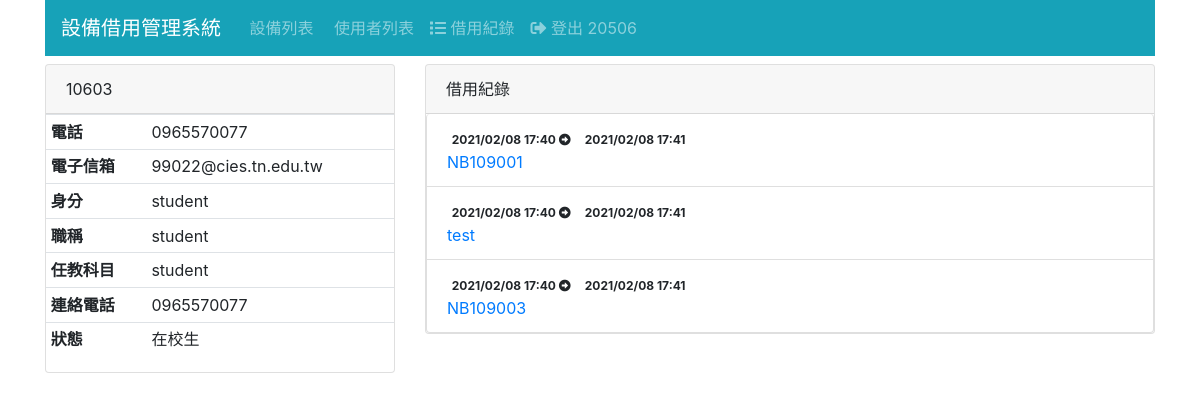
The app's page /borrower/4/ (signed in) with its own data.
### borrower/models.py (models this page shows, shortened)
class Borrower(Model):
    realname = CharField('姓名', max_length=32)
    identify = CharField('身分', max_length=255)
    email = EmailField('電子信箱')
    work = CharField('職稱', max_length=255)
    subject = CharField('任教科目', max_length=255)
    tel=CharField('連絡電話',max_length=10)
    state= CharField('狀態', max_length=3)

### log/models.py (models this page shows, shortened)
class Log(Model):
    borrower = ForeignKey(Borrower, CASCADE)
    equip = ForeignKey(Equip, CASCADE)
    checkout = DateTimeField('借用時間', auto_now_add=True)
    returned = DateTimeField('歸還時間', null=True)    # 以 null 代表尚未歸還

### equip/models.py (models this page shows, shortened)
class Equip(Model):
    SerialNumber = CharField('設備編號', max_length=255)
    pattern = CharField('型號', max_length=255)
    PropertyNumber = CharField('財產編號', max_length=255)
    comment = CharField('備註',max_length=255)

### borrower/views.py (the view)
# urls.py: path('<int:pk>/', BorrowerView.as_view(), name='borrower_view'),
class BorrowerView(LoginRequiredMixin, DetailView):   # 檢視讀者
    model = Borrower
    def get_context_data(self, **kwargs):
        ctx = super().get_context_data(**kwargs)
        ctx['log_list'] = Log.objects.filter(
            borrower=self.object
        ).order_by('-id').select_related('equip')
        return ctx

### templates/borrower/borrower_detail.html
{% extends "base.html" %}
{% block content %}
<div id="borrower-detail">
  <div class="row">
    <div class="col-md-4">
      <div class="card">
        <div class="card-header">
          {{ borrower.realname }}
        </div>
        <table class="table table-sm">
          <tr>
            <th>電話</th>
            <td>{{ borrower.tel }}</td>
          </tr>
          <tr>
            <th>電子信箱</th>
            <td>{{ borrower.email }}</td>
          </tr>
          <tr>
            <th>身分</th>
            <td>{{ borrower.identify }}</td>
          </tr>
          <tr>
            <th>職稱</th>
            <td>{{ borrower.work }}</td>
          </tr>
          <tr>
            <th>任教科目</th>
            <td>{{ borrower.subject }}</td>
          </tr>
          <tr>
            <th>連絡電話</th>
            <td>{{ borrower.tel }}</td>
          </tr>
          <tr>
            <th>狀態</th>
            <td>{{ borrower.state }}</td>
          </tr>
        </table>
      </div>
    </div>
    <div class="col-md-8">
      <div class="card">
        <div class="card-header">借用紀錄</div>
        <ul class="list-group">
          {% for log in log_list %}
          <li class="list-group-item">
            <div>
              <span class="badge">
              {{ log.checkout|date:"Y/m/d H:i" }}
              <i class="fas fa-arrow-alt-circle-right"></i>
              </span>
              {% if log.returned %}
                <span class="badge">
                  {{ log.returned|date:"Y/m/d H:i" }}
                </span>
              {% else %}
                <span class="badge badge-warning">借用中</span>
              {% endif %}
            </div>
            <div>
              <a href="{% url 'equip_view' log.equip.id %}">
                {{ log.equip.SerialNumber }}
              </a>
            </div>
          </li>
          {% empty %}
          <li class="list-group-item">無</li>
          {% endfor %}
        </ul>
      </div>
    </div>
  </div>
</div>
{% endblock %}

### templates/navbar.html (shortened to what this page needs)
<nav class="navbar navbar-expand-md navbar-dark bg-info mb-2">
    <div class="navbar-brand">設備借用管理系統</div>
    <div class="collapse navbar-collapse" id="navbarNav">
      <ul class="navbar-nav">
        {% if user.is_authenticated %}
        <a href="{% url 'equip_list' %}" class="nav-link">
             設備列表
          </a>
        <li class="nav-item">
        <li class="nav-item">
            <a href="{% url 'borrower_list' %}" class="nav-link">
                 使用者列表
              </a>
            </li>
            <li class="nav-item">
              <a href="{% url 'log_list' %}" class="nav-link">
                <i class="fas fa-list"></i> 借用紀錄
              </a>
            </li>
          <a href="{% url 'logout' %}" class="nav-link">
            <i class="fas fa-sign-out-alt"></i> 登出 {{ user.username }}
          </a>
        </li>
        {% else %}
        <li class="nav-item">
          <a href="{% url 'login' %}" class="nav-link">
            <i class="fas fa-sign-in-alt"></i>登入
          </a>
        </li>
        {% endif %}
      </ul>
    </div>
  </nav>

### records on screen
Borrower: realname "10603", tel "0965570077", email "99022@cies.tn.edu.tw", identify "student", work "student", subject "student", state "在校生"
Log: checkout "2021/02/08 17:40", returned "2021/02/08 17:41", equip.SerialNumber "NB109001"
Log: checkout "2021/02/08 17:40", returned "2021/02/08 17:41", equip.SerialNumber "test"
Log: checkout "2021/02/08 17:40", returned "2021/02/08 17:41", equip.SerialNumber "NB109003"

### other values on screen
{{ user.username }} "20506"
